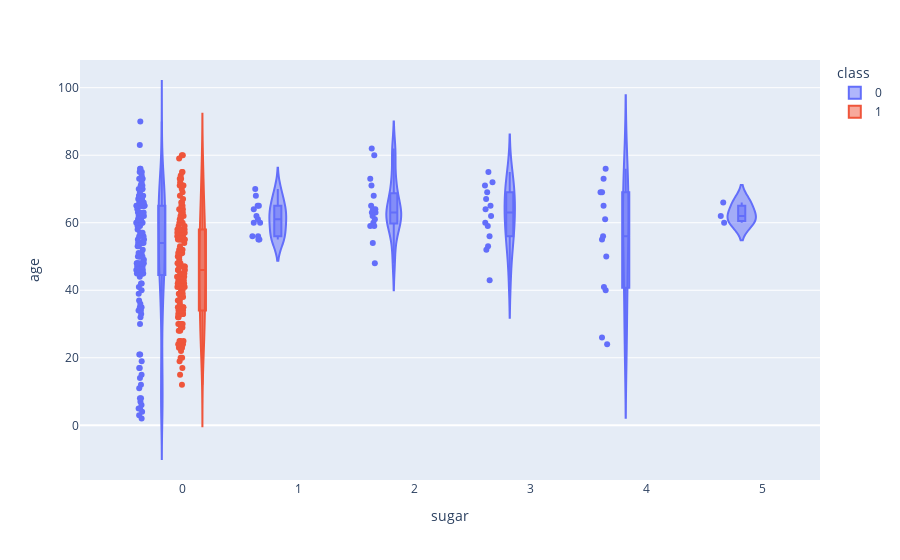

The cell this chart's notebook holds for it:
### Code cell
px.violin(df, y="age", x="sugar", color="class", box=True, points="all")

### Figure 1 — Plotly figure (JSON) as saved in the notebook; plotly's stock layout.template omitted (floating-point values rounded to 4 significant figures; data arrays with more than 128 entries replaced by an {"elided": "..."} marker saying what was removed)
{"data": [{"alignmentgroup": "True", "box": {"visible": true}, "hovertemplate": "class=0<br>sugar=%{x}<br>age=%{y}<extra></extra>", "legendgroup": "0", "marker": {"color": "#636efa"}, "name": "0", "offsetgroup": "0", "orientation": "v", "points": "all", "scalegroup": "True", "showlegend": true, "type": "violin", "x": {"elided": "250 int values"}, "x0": " ", "xaxis": "x", "y": {"elided": "250 int values"}, "y0": " ", "yaxis": "y"}, {"alignmentgroup": "True", "box": {"visible": true}, "hovertemplate": "class=1<br>sugar=%{x}<br>age=%{y}<extra></extra>", "legendgroup": "1", "marker": {"color": "#EF553B"}, "name": "1", "offsetgroup": "1", "orientation": "v", "points": "all", "scalegroup": "True", "showlegend": true, "type": "violin", "x": {"elided": "150 int values"}, "x0": " ", "xaxis": "x", "y": {"elided": "150 int values"}, "y0": " ", "yaxis": "y"}], "layout": {"legend": {"title": {"text": "class"}, "tracegroupgap": 0}, "margin": {"t": 60}, "violinmode": "group", "xaxis": {"anchor": "y", "domain": [0, 1], "title": {"text": "sugar"}}, "yaxis": {"anchor": "x", "domain": [0, 1], "title": {"text": "age"}}}}
